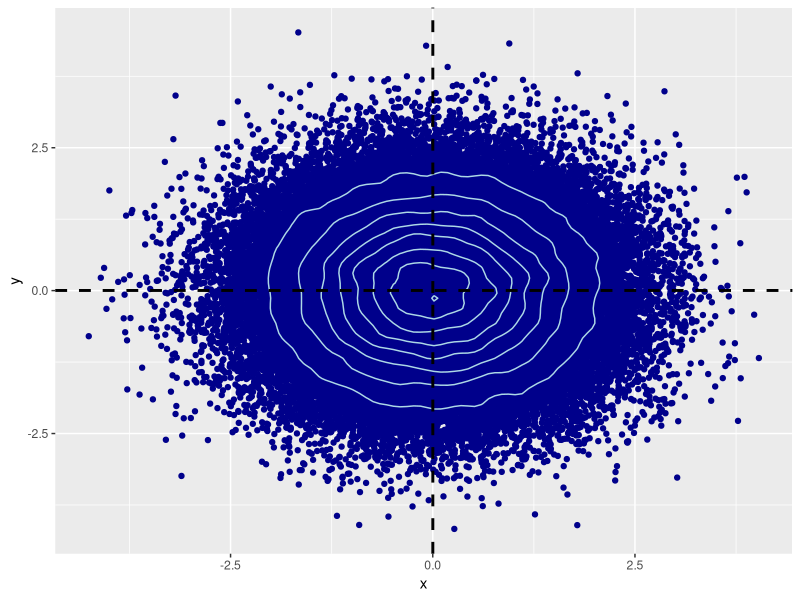
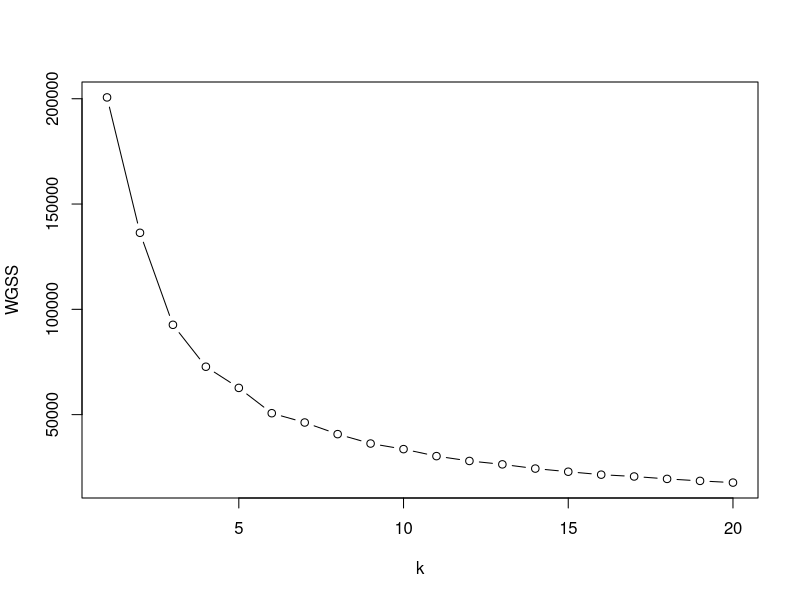
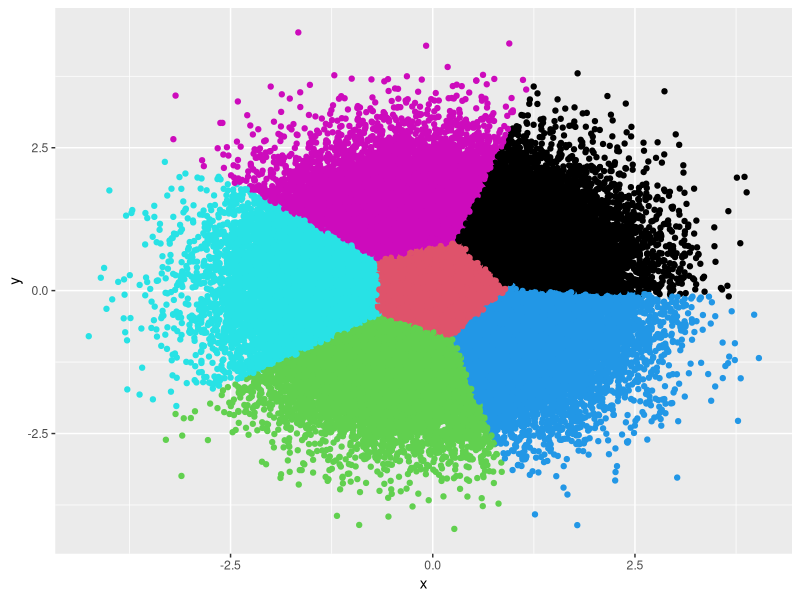
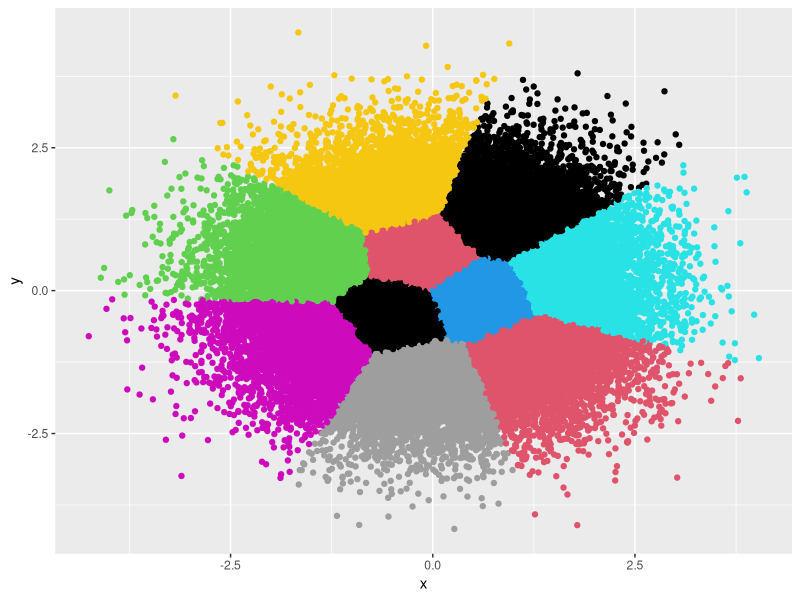
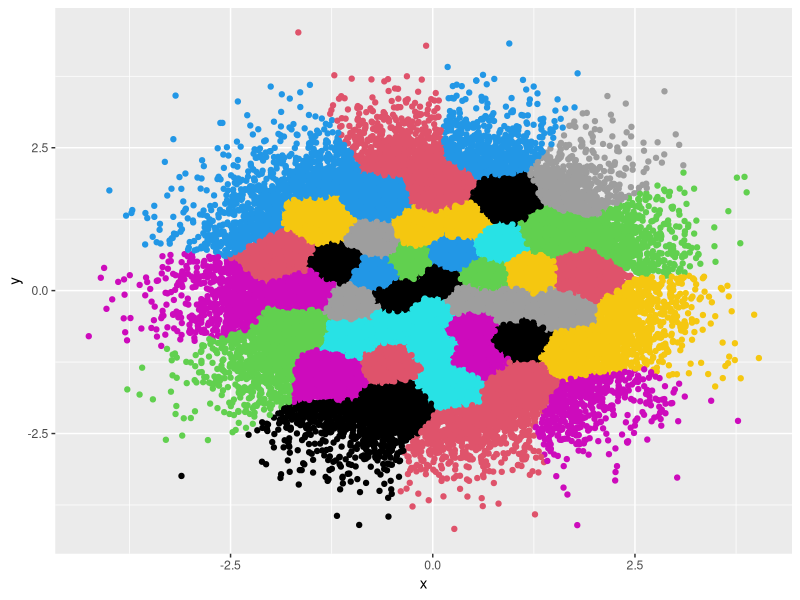
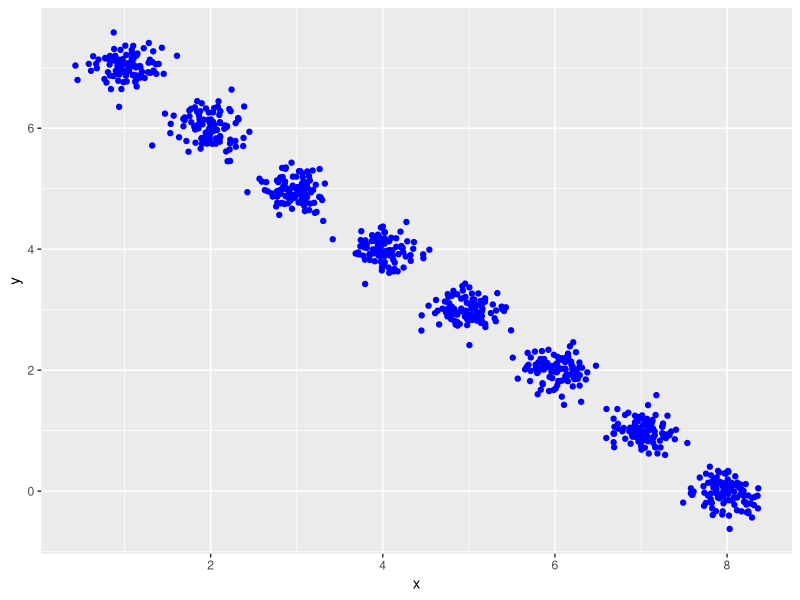
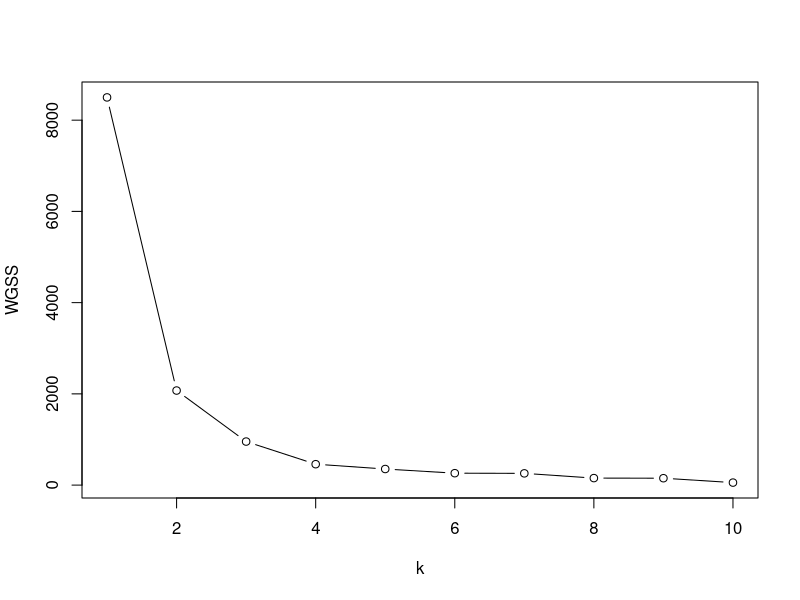
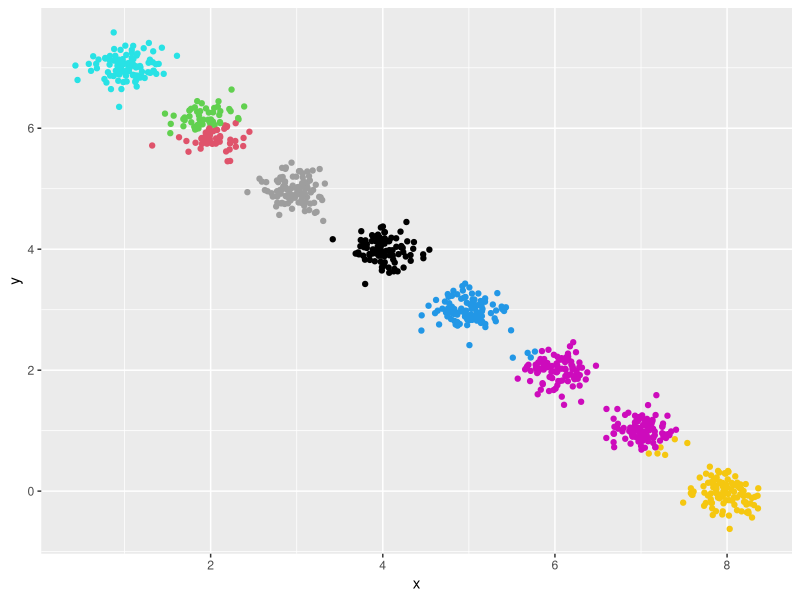

These charts were generated, in order, by the following R code:
## ---- chunk 1
##### Começaremos gerando dados aleatórios
##### Seja n o tamanho da amostra, o leitor pode alterar se quiser

n = 100000

#### Geraremos um vetor aleatório no R^2

x <- rnorm(mean = 0, 
            sd = 1,
              n= n) ##média 0 e variância unitária nos dá uma normal padrão

y <- rnorm(mean = 0,
            sd = 1,
              n = n)

amostra1 <- data.frame(x, y)

## ---- chunk 2

library(ggplot2)
library(dplyr)

amostra1 %>%
  ggplot(aes(x=x, y=y))+
  geom_point(color = "dark blue")+
  geom_density_2d(color = "light blue")+
  geom_vline(aes(xintercept=mean(x)),   
             color="black", linetype="dashed", size=1)+
  geom_hline(aes(yintercept=mean(y)),   
             color="black", linetype="dashed", size=1)
## ---- chunk 3

wssplot <- function(data, nc=20, seed=1234){
  wss <- (nrow(data)-1)*sum(apply(data,2,var))
  for (i in 2:nc){
    set.seed(seed)
    wss[i] <- sum(kmeans(data, centers=i)$withinss)}
  plot(1:nc, wss, type="b", xlab="k",
       ylab="WGSS")}

wssplot(amostra1)
## ---- chunk 4
kmeans_amostra1 <- kmeans(amostra1, 
                            centers = 6)

amostra1 %>%
  ggplot(aes(x=x, y=y))+
  geom_point(color = kmeans_amostra1$cluster)
  
## ---- chunk 5
kmeans_amostra1_2 <- kmeans(amostra1, 
                            centers = 10)

amostra1 %>%
  ggplot(aes(x=x, y=y))+
  geom_point(color = kmeans_amostra1_2$cluster)
  
## ---- chunk 6
kmeans_amostra1_3 <- kmeans(amostra1, 
                            centers = 50)

amostra1 %>%
  ggplot(aes(x=x, y=y))+
  geom_point(color = kmeans_amostra1_3$cluster)
  
## ---- chunk 7
k = 8
m = 100
sd = .2 ## .2 gera identifica??o limpa dos agrupamentos em alguns casos

datalist = list() ## Util depois para aglutinar os dados

for (i in 1:k){
  
    x <- rnorm(mean = i, 
              sd = sd, 
                n=m)
    
  y <- rnorm(mean = (8-i),
              sd = sd,
                n=m)
  
  datalist[[i]] <- data.frame(x,y)
}

amostra2 <- do.call(rbind, datalist)

amostra2 %>%
  ggplot(aes(x=x, y=y))+
  geom_point(color = "blue")

wssplot(amostra2, nc = 10)

## ---- chunk 8
teste8 <- kmeans(amostra2, 
                  centers = 8)
teste10 <- kmeans(amostra2,
                    centers = 10) 

teste8$tot.withinss / teste10$tot.withinss #dividindo o WGSS de um pelo outro

## ---- chunk 9
kmeans_amostra2 <- kmeans(amostra2, 
                            centers = k)

amostra2 %>%
  ggplot(aes(x=x, y=y))+
  geom_point(color = kmeans_amostra2$cluster)
